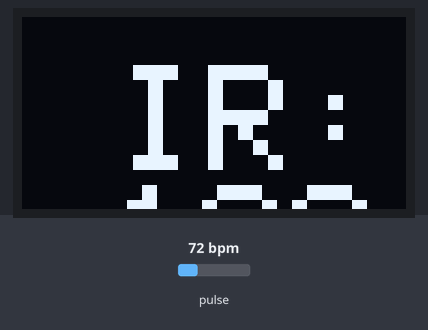
A sketch run on a simulated ESP32. Shown: 128×64 one-colour display. The inputs (shaded band) are chosen by the test bench; at power-on: pulse 72 bpm. WiFi joins after 1.5 s; servers stay silent unless stated; the display library's start-up logo is not drawn; what the sketch prints to the serial monitor is not drawn.

Above: at 4.1 s.

The sketch:

maxledtrial1.ino
```cpp
#include <Wire.h>
#include <Adafruit_GFX.h>
#include <Adafruit_SSD1306.h>
#include "MAX30105.h"
#include "heartRate.h"
#include <WiFi.h>

// OLED display dimensions
#define SCREEN_WIDTH 128
#define SCREEN_HEIGHT 64
#define OLED_RESET -1  // Use -1 if not using a reset pin

Adafruit_SSD1306 display(SCREEN_WIDTH, SCREEN_HEIGHT, &Wire, OLED_RESET);

static const char* SSID = "wagyu";  // Your network SSID (name)
static const char* PASS = "555333000";  // Your network password (use for WPA, or use as key for WEP)

MAX30105 particleSensor;

const byte RATE_SIZE = 4; // Increase this for more averaging. 4 is good.
byte rates[RATE_SIZE]; // Array of heart rates
byte rateSpot = 0;
long lastBeat = 0; // Time at which the last beat occurred

float beatsPerMinute;
int beatAvg;

void setup() {
  Serial.begin(115200);
  Serial.println("Initializing...");

  WiFi.begin(SSID, PASS); // Connect to the Wi-Fi network
  while (WiFi.status() != WL_CONNECTED) {
    delay(1000);
    Serial.println("Connecting to WiFi...");
  }
  Serial.println("Connected to WiFi");

  // Initialize sensor
  if (!particleSensor.begin(Wire, I2C_SPEED_FAST)) { // Use default I2C port, 400kHz speed
    Serial.println("MAX30105 was not found. Please check wiring/power.");
    while (1);
  }
  Serial.println("Place your index finger on the sensor with steady pressure.");

  particleSensor.setup(); // Configure sensor with default settings
  particleSensor.setPulseAmplitudeRed(0x0A); // Turn Red LED to low to indicate sensor is running
  particleSensor.setPulseAmplitudeGreen(0); // Turn off Green LED

  // Initialize OLED display
  if(!display.begin(SSD1306_SWITCHCAPVCC, 0x3C)) { // Address 0x3C for 128x64
    Serial.println(F("SSD1306 allocation failed"));
    for(;;);
  }
  display.display();
  delay(2000); // Pause for 2 seconds
  display.clearDisplay();
  display.setTextSize(5);
  display.setTextColor(SSD1306_WHITE);
}

void loop() {
  long irValue = particleSensor.getIR();

  if (checkForBeat(irValue) == true) {
    // We sensed a beat!
    long delta = millis() - lastBeat;
    lastBeat = millis();

    beatsPerMinute = 60 / (delta / 1000.0);

    if (beatsPerMinute < 255 && beatsPerMinute > 20) {
      rates[rateSpot++] = (byte)beatsPerMinute; // Store this reading in the array
      rateSpot %= RATE_SIZE; // Wrap variable

      // Take average of readings
      beatAvg = 0;
      for (byte x = 0; x < RATE_SIZE; x++) {
        beatAvg += rates[x];
      }
      beatAvg /= RATE_SIZE;
    }
  }

  // Display heart rate data on OLED
  display.clearDisplay();
  display.setCursor(32, 16);
  display.print("IR: ");
  display.println(irValue);
  display.print("BPM: ");
  display.println(beatsPerMinute);
  display.print("Avg BPM: ");
  display.println(beatAvg);

  if (irValue < 50000) {
    display.println("No finger?");
  }

  display.display();

  // Print data to Serial Monitor
  Serial.print("IR=");
  Serial.print(irValue);
  Serial.print(", BPM=");
  Serial.print(beatsPerMinute);
  Serial.print(", Avg BPM=");
  Serial.print(beatAvg);

  if (irValue < 50000) {
    Serial.print(" No finger?");
  }

  Serial.println();
}
```
